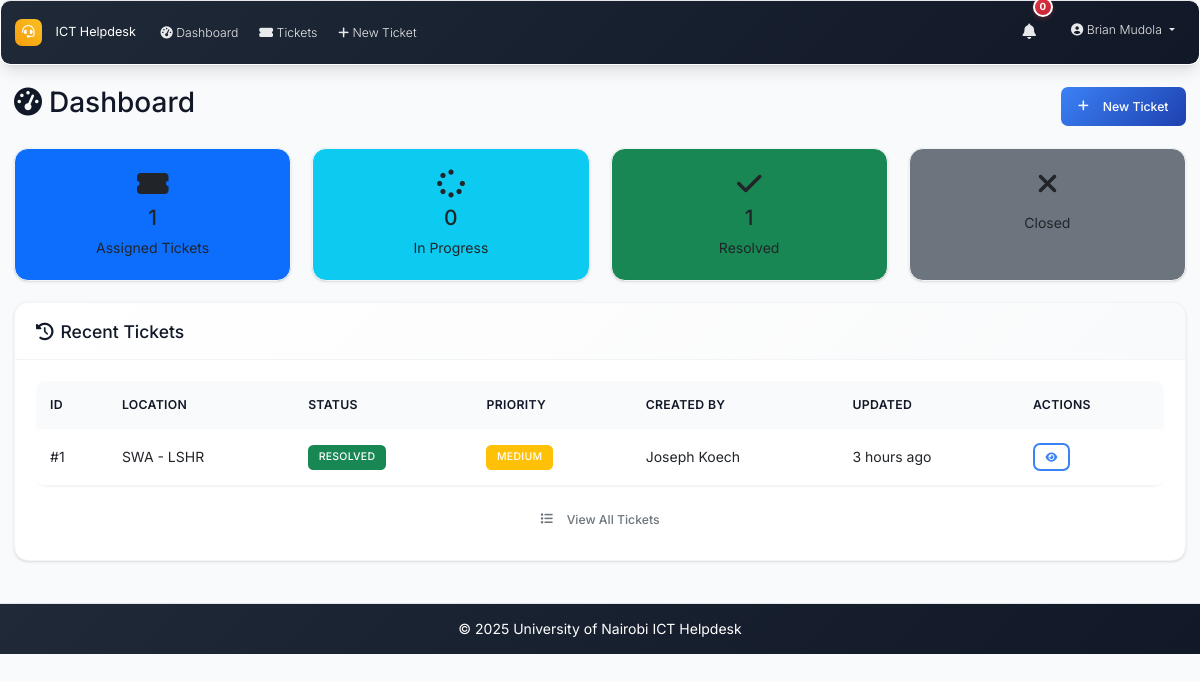
The app's page /dashboard (signed in), older data.
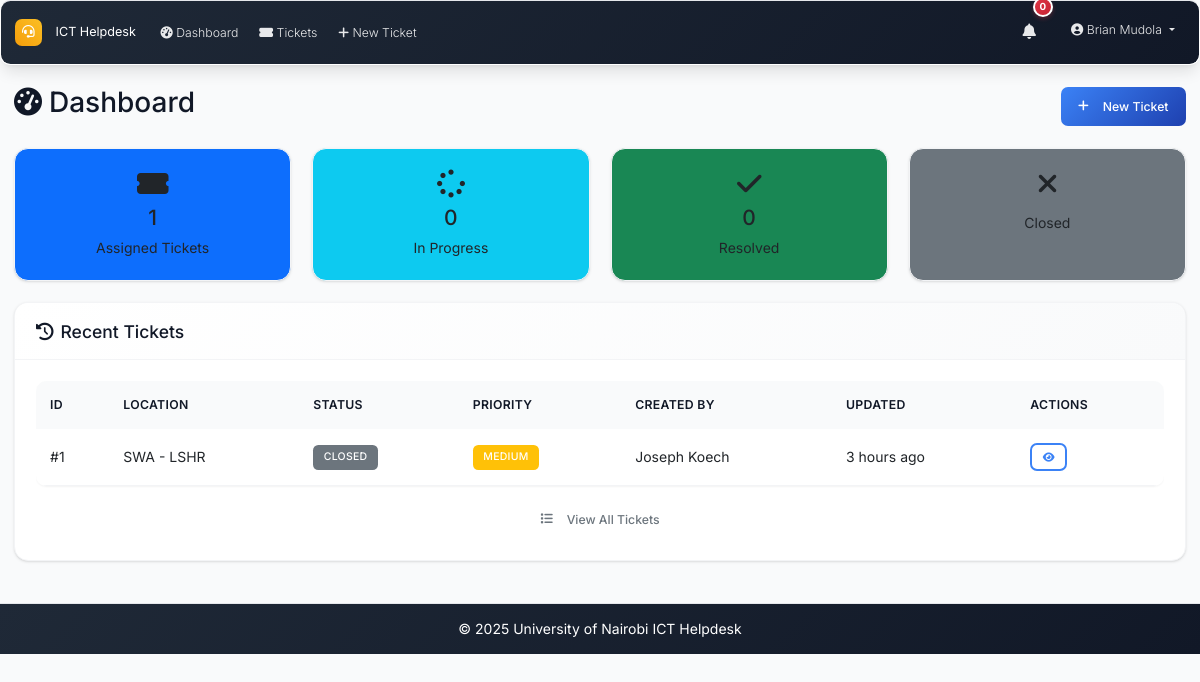
The same page, newer data.
### models.py (models this page shows, shortened)
class Ticket(db.Model):
    id = db.Column(db.Integer, primary_key=True)
    location = db.Column(db.String(200), nullable=False)
    description = db.Column(Text, nullable=False)
    status = db.Column(db.String(20), nullable=False, default='open')  # open, in_progress, resolved, closed
    priority = db.Column(db.String(20), nullable=False, default='medium')  # low, medium, high, urgent
    created_at = db.Column(db.DateTime, default=datetime.utcnow)
    updated_at = db.Column(db.DateTime, default=datetime.utcnow, onupdate=datetime.utcnow)
    closed_at = db.Column(db.DateTime)
    closed_by_id = db.Column(db.Integer, db.ForeignKey('user.id'), nullable=True)
    due_date = db.Column(db.DateTime, nullable=True)
    created_by_id = db.Column(db.Integer, db.ForeignKey('user.id'), nullable=True)
    category_id = db.Column(db.Integer, db.ForeignKey('category.id'))
    comments = db.relationship('Comment', backref='ticket', lazy='dynamic', cascade='all, delete-orphan')
    attachments = db.relationship('Attachment', backref='ticket', lazy='dynamic', cascade='all, delete-orphan')
    assignees = db.relationship('User', secondary=ticket_assignees, back_populates='assigned_tickets', lazy='selectin')
    closed_by = db.relationship('User', foreign_keys=[closed_by_id], backref='closed_tickets')

class User(UserMixin, db.Model):
    id = db.Column(db.Integer, primary_key=True)
    username = db.Column(db.String(64), unique=True, nullable=False)
    email = db.Column(db.String(120), unique=True, nullable=False)
    password_hash = db.Column(db.String(256), nullable=False)
    full_name = db.Column(db.String(100), nullable=False)
    role = db.Column(db.String(20), nullable=False, default='user')  # admin, intern, user
    created_at = db.Column(db.DateTime, default=datetime.utcnow)
    is_active = db.Column(db.Boolean, default=True)
    is_verified = db.Column(db.Boolean, default=False)
    verification_token = db.Column(db.String(128), nullable=True)
    phone_number = db.Column(db.String(20), nullable=True)
    is_approved = db.Column(db.Boolean, default=False)
    approved_by_id = db.Column(db.Integer, db.ForeignKey('user.id'), nullable=True)
    approved_at = db.Column(db.DateTime, nullable=True)
    tickets_created = db.relationship('Ticket', foreign_keys='Ticket.created_by_id', backref='creator', lazy='dynamic')
    assigned_tickets = db.relationship('Ticket', secondary='ticket_assignees', back_populates='assignees', lazy='selectin')
    comments = db.relationship('Comment', backref='author', lazy='dynamic')

### routes.py (the view)
@app.route('/dashboard')
@login_required
def dashboard():
    if current_user.role == 'admin':
        return redirect(url_for('admin_dashboard'))
    stats = get_dashboard_stats(current_user)
    recent_tickets = Ticket.query.join(Ticket.assignees).filter(User.id == current_user.id).order_by(desc(Ticket.updated_at)).limit(5).all()
    return render_template('dashboard.html', stats=stats, recent_tickets=recent_tickets)

### app.py (called while the page is built)
@login_manager.user_loader
def load_user(user_id):
    from models import User
    return User.query.get(int(user_id))

@app.context_processor
def inject_now():
    return {'now': datetime.utcnow}

### routes.py (called while the page is built)
@app.context_processor
def inject_datetime():
    return dict(datetime=datetime)

### utils.py (called while the page is built)
def get_priority_badge_class(priority):
    classes = {
        'low': 'bg-secondary',
        'medium': 'bg-warning',
        'high': 'bg-danger',
        'urgent': 'bg-danger'
    }
    return classes.get(priority, 'bg-secondary')

def get_status_badge_class(status):
    classes = {
        'open': 'bg-primary',
        'in_progress': 'bg-warning',
        'resolved': 'bg-success',
        'closed': 'bg-secondary'
    }
    return classes.get(status, 'bg-secondary')

### templates/dashboard.html (shortened to what the changed rows need)
{% extends "base.html" %}
{% block content %}
<div class="d-flex justify-content-between align-items-center mb-4">
    <h2><i class="fas fa-tachometer-alt me-2"></i>Dashboard</h2>
</div>
<div class="row mb-4">
    {% if current_user.role == 'intern' %}
        <div class="col-md-3">
            <a href="{{ url_for('tickets_list', status='assigned') }}" class="text-decoration-none">
                <div class="card bg-primary h-100">
                    <div class="card-body text-center">
                        <i class="fas fa-ticket-alt fa-2x mb-2"></i>
                        <h4>{{ stats.assigned_tickets }}</h4>
                        <p class="mb-0">Assigned Tickets</p>
                    </div>
                </div>
            </a>
        </div>
        <div class="col-md-3">
            <a href="{{ url_for('tickets_list', status='in_progress') }}" class="text-decoration-none">
                <div class="card bg-info h-100">
                    <div class="card-body text-center">
                        <i class="fas fa-spinner fa-2x mb-2"></i>
                        <h4>{{ stats.my_in_progress }}</h4>
                        <p class="mb-0">In Progress</p>
                    </div>
                </div>
            </a>
        </div>
        <div class="col-md-3">
            <a href="{{ url_for('tickets_list', status='resolved') }}" class="text-decoration-none">
                <div class="card bg-success h-100">
                    <div class="card-body text-center">
                        <i class="fas fa-check fa-2x mb-2"></i>
                        <h4>{{ stats.my_resolved }}</h4>
                        <p class="mb-0">Resolved</p>
                    </div>
                </div>
            </a>
        </div>
        <div class="col-md-3">
            <a href="{{ url_for('tickets_list', status='closed') }}" class="text-decoration-none">
                <div class="card bg-secondary h-100">
                    <div class="card-body text-center">
                        <i class="fas fa-times fa-2x mb-2"></i>
                        <p class="mb-0">Closed</p>
                    </div>
                </div>
            </a>
        </div>
    {% endif %}
</div>
<div class="card">
    <div class="card-body">
        {% if recent_tickets %}
            <div class="table-responsive">
                <table class="table table-hover">
                    <thead>
                        <tr>
                            <th>ID</th>
                            <th>Location</th>
                            <th>Status</th>
                            <th>Priority</th>
                            {% if current_user.role == 'intern' %}
                            <th>Created By</th>
                            {% else %}
                            <th>Assigned To</th>
                            {% endif %}
                            <th>Updated</th>
                            <th>Actions</th>
                        </tr>
                    </thead>
                    <tbody>
                        {% for ticket in recent_tickets %}
                        <tr>
                            <td>#{{ ticket.id }}</td>
                            <td>{{ ticket.location[:50] }}{% if ticket.location and ticket.location|length > 50 %}...{% endif %}</td>
                            <td>
                                <span class="badge {{ ticket.status|status_badge }}">
                                    {{ ticket.status.replace('_', ' ').title() }}
                                </span>
                            </td>
                            <td>
                                <span class="badge {{ ticket.priority|priority_badge }}">
                                    {{ ticket.priority.title() }}
                                </span>
                            </td>
                            {% if current_user.role == 'intern' %}
                            <td>{{ ticket.creator.full_name }}</td>
                            {% endif %}
                            <td>{{ ticket.updated_at|time_ago }}</td>
                            <td>
                                <a href="{{ url_for('ticket_detail', id=ticket.id) }}" class="btn btn-sm btn-outline-primary">
                                    <i class="fas fa-eye"></i>
                                </a>
                            </td>
                        </tr>
                        {% endfor %}
                    </tbody>
                </table>
            </div>
        {% endif %}
    </div>
</div>
{% endblock %}

Row changes from the older to the newer data that the page shows:
changed Ticket "SWA - LSHR": status "resolved" → "closed" (drawn); status.replace "RESOLVED" → "CLOSED"
Text that changed along with them:
{{ stats.my_resolved }}: "1" → "0"
